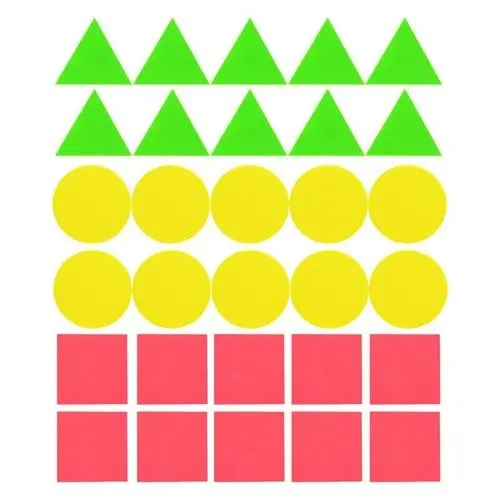
//> input picture Rect_Triangle_Circle/测试样本.jpg, 500 x 500 px
$ ./Rect_Triangle_Circle   (built with g++ and OpenCV 4)
//> lines starting //> are read from the running program, lines starting //| are printed output that depends on the picture; after the words box and inside, x2 and y2 are one past the last pixel; in counts of white or black regions, pixels touching at a corner belong together
// Rect_Triangle_Circle.cpp : 此文件包含 "main" 函数。程序执行将在此处开始并结束。
//

#include <iostream>
#include <opencv2/highgui.hpp>
#include <opencv2/imgproc.hpp>

using namespace cv;
using namespace std;

Mat src_image, dst_image, canny_image,srcGray_image;
int ContoursThreshold = 80;
RNG g_rng(12345);
vector<vector<Point>> vContours;
vector<Vec4i>vHierarchy;

static void on_ThresholdChange(int, void*);

void on_ThresholdChange(int, void*)
{
    //用canny算子检测边缘
    Canny(srcGray_image, canny_image, ContoursThreshold,
        double(ContoursThreshold) * 2 + 1, 3);

    //寻找轮廓
    findContours(canny_image, vContours, vHierarchy,
        RETR_TREE, CHAIN_APPROX_SIMPLE, Point(0, 0 ));

    //绘制轮廓
    Mat drawing = Mat::zeros(canny_image.size(), CV_8SC3);
    for (int i = 0; i < vContours.size(); i++)
    {
        Scalar color = Scalar(g_rng.uniform(0, 0),
            g_rng.uniform(0, 0), g_rng.uniform(0, 255));
        drawContours(drawing, vContours, i, color, 2, 8, vHierarchy, 0, Point());
    }
    imshow("效果图", drawing);
}

int main()
{
    src_image = imread("测试样本.jpg", 1);
//> src_image is the input picture: 500 rows x 500 cols, CV_8UC3; mean B, G, R 155.4, 213.7, 232.3
    if (!src_image.data)
    {
        printf("读取失败!");
        return false;
    }

    //转成灰度并模糊化降噪
    cvtColor(src_image, srcGray_image, COLOR_BGR2GRAY);
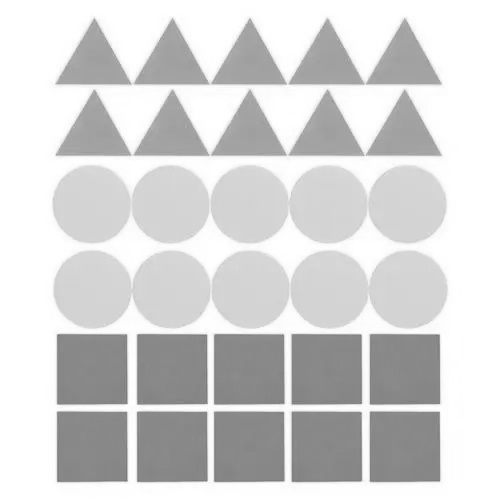
//> srcGray_image: 500 rows x 500 cols, CV_8UC1; min 109, max 255, mean 212.6
    blur(srcGray_image, srcGray_image, Size(3, 3));

    //创造窗口
    namedWindow("效果图", WINDOW_NORMAL);

    //创造轨迹条并初始化
    createTrackbar("canny阈值", "效果图", &ContoursThreshold, 255, on_ThresholdChange);
    on_ThresholdChange(0, 0);
//> in on_ThresholdChange, `Canny(srcGray_image, canny_image, ContoursThreshold, double(ContoursTh..`:
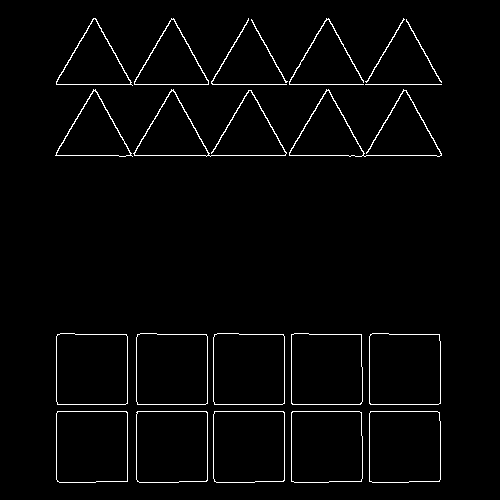
//> canny_image: 500 rows x 500 cols, CV_8UC1; 2.2% white in thin lines or dots, all inside (x1, y1, x2, y2) = (55, 18, 442, 483)
//> in on_ThresholdChange, `findContours(canny_image, vContours, vHierarchy, RETR_TREE, CHAIN_APPR..`: vContours = 36 contours, 1 with area under 20; largest, box (x1, y1, x2, y2) and area: (136, 411, 208, 483) 5006, (56, 411, 128, 483) 5004, (213, 411, 285, 483) 5003, (136, 411, 208, 483) 5001, (56, 411, 128, 483) 5000; vHierarchy = 36 items, first 8: [2, -1, 1, -1], [-1, -1, -1, 0], [4, 0, 3, -1], [-1, -1, -1, 2], [6, 2, 5, -1], [-1, -1, -1, 4], [8, 4, 7, -1], [-1, -1, -1, 6]
//> the loop in on_ThresholdChange, `for (int i = 0; i < vContours.size(); i++)` made 36 passes
//> after the loop in on_ThresholdChange, `for (int i = 0; i < vContours.size(); i++)`:
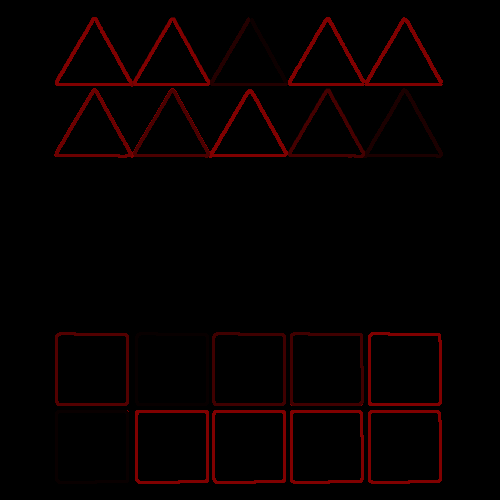
//> drawing: 500 rows x 500 cols, CV_8SC3; mean B, G, R 0, 0, 6.1

    while(waitKey(0)!='q')
    {
//> the 'q' key is pressed

    }
    return 0;
}

// 运行程序: Ctrl + F5 或调试 >“开始执行(不调试)”菜单
// 调试程序: F5 或调试 >“开始调试”菜单

// 入门使用技巧:
//   1. 使用解决方案资源管理器窗口添加/管理文件
//   2. 使用团队资源管理器窗口连接到源代码管理
//   3. 使用输出窗口查看生成输出和其他消息
//   4. 使用错误列表窗口查看错误
//   5. 转到“项目”>“添加新项”以创建新的代码文件，或转到“项目”>“添加现有项”以将现有代码文件添加到项目
//   6. 将来，若要再次打开此项目，请转到“文件”>“打开”>“项目”并选择 .sln 文件
